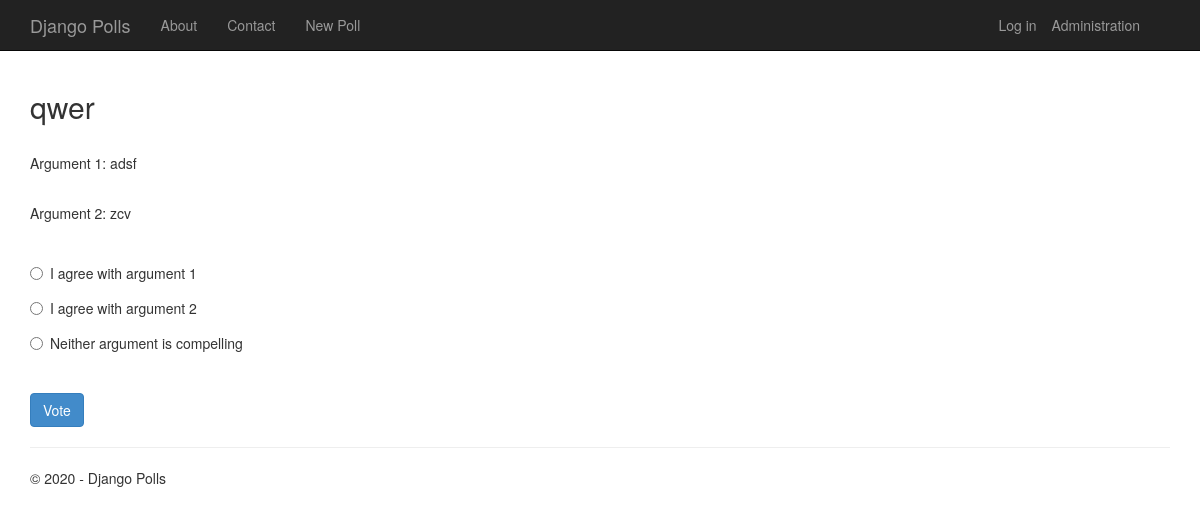
Screenshot of /17/ with the database file from the repository.
### app/models.py (models this page shows, shortened)
class Poll(models.Model):
    fields = ['case_title','p1_arg','p2_arg']
    text = models.CharField(max_length=200)
    arg1 = models.CharField(max_length=200)
    arg2 = models.CharField(max_length=200)
    pub_date = models.DateTimeField('date published', default=timezone.now)

class Choice(models.Model):
    poll = models.ForeignKey(Poll, on_delete=models.CASCADE)
    text = models.CharField(max_length=200)
    votes = models.IntegerField(default=0)

### app/views.py (the view)
class PollDetailView(DetailView):
    model = Poll
    def get_context_data(self, **kwargs):
        context = super(PollDetailView, self).get_context_data(**kwargs)
        context['title'] = 'Poll'
        context['year'] = datetime.now().year
        return context

### app/templates/app/details.html (shortened to what this page needs)
{% extends "app/layout.html" %}
{% block content %}
<h2>{{poll.text}}</h2>
<br />
<p>Argument 1: {{poll.arg1}}</p>
<br />
<p>Argument 2: {{poll.arg2}}</p>
<br />
<form action="{% url 'app:vote' poll.id %}" method="post">
{% for choice in poll.choice_set.all %}
    <div class="radio">
        <label>
            <input type="radio" name="choice" id="choice{{ forloop.counter }}" value="{{ choice.id }}" />
            {{ choice.text }}
        </label>
    </div>
{% endfor %}
    <br />
    <button class="btn btn-primary" type="submit">Vote</button>
</form>
{% endblock %}

### app/static/app/content/site.css (style rules this page uses)
body { padding-top: 50px; padding-bottom: 20px; }
input, select, textarea { max-width: 280px; }
.radio, .checkbox { margin-bottom: 20px; }

### rows the page displays
Poll: text "qwer", arg1 "adsf", arg2 "zcv"
Choice: text "I agree with argument 1"
Choice: text "I agree with argument 2"
Choice: text "Neither argument is compelling"

### other values shown
{{ year }} "2020"
